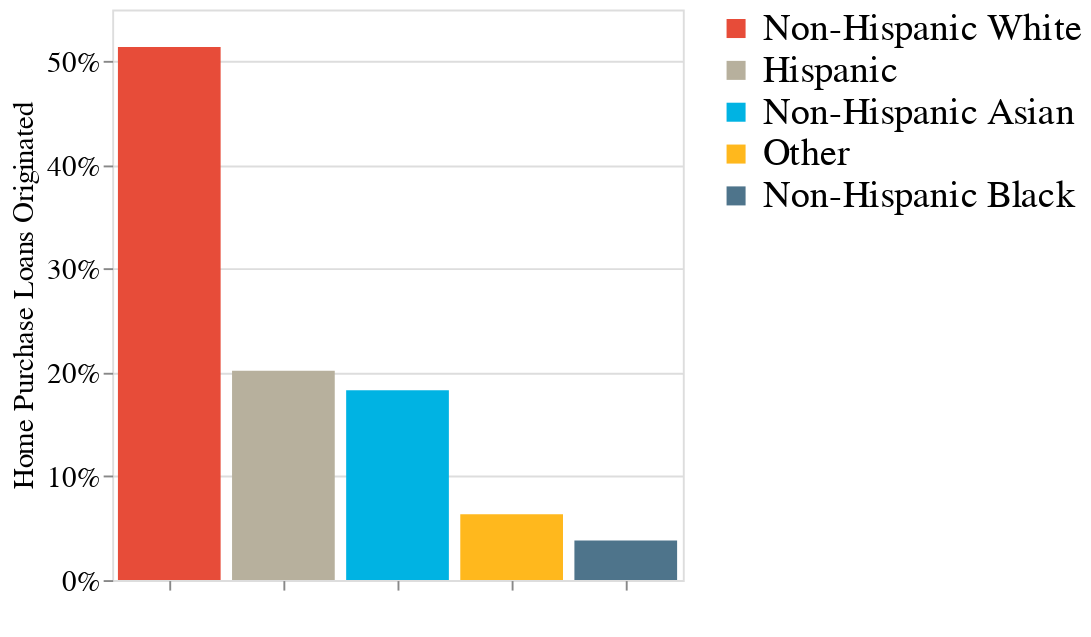

Notebook cell for this chart:
### Code cell
alt.Chart(hmda_chart).mark_bar().encode(
    alt.X('race_cat:O',title=" ",sort=["Non-Hispanic White","Hispanic",
        "Non-Hispanic Asian","Two or More Races","Other","Non-Hispanic Black",
        ],axis=alt.Axis(labels=False)),
    alt.Y('count:Q',title=["Home Purchase Loans Originated"],
          axis=alt.Axis(format='%',values=[0, .10, .20, .30, .40,.50,.60])),
    color=alt.Color('race_cat:O',title="",
scale=alt.Scale(domain=["Non-Hispanic White","Hispanic",
        "Non-Hispanic Asian","Other","Non-Hispanic Black"
        ],
    range=["#E74C39","#B7B09D","#00B3E3","#FFB81D","#4E748B"]))).configure_legend(direction="vertical",
                                labelLimit= 0,titleLimit=0,titleFontSize=18,
labelFontSize=20,labelFont="Georgia",titleFont="Georgia").configure_axis(domain=False,
        labelFont='Georgia',titleFont='Georgia',titleFontWeight="normal",labelFontSize=15,
        titleFontSize=15).properties(width=300)

### Figure 1 — Vega-Lite specification as saved in the notebook (floating-point values rounded to 4 significant figures)
{"$schema": "https://vega.github.io/schema/vega-lite/v4.17.0.json", "config": {"axis": {"domain": false, "labelFont": "Georgia", "labelFontSize": 15, "titleFont": "Georgia", "titleFontSize": 15, "titleFontWeight": "normal"}, "legend": {"direction": "vertical", "labelFont": "Georgia", "labelFontSize": 20, "labelLimit": 0, "titleFont": "Georgia", "titleFontSize": 18, "titleLimit": 0}, "view": {"continuousHeight": 300, "continuousWidth": 400}}, "data": {"name": "data-c004366a47f4b325e9d816ce08a90aec"}, "datasets": {"data-c004366a47f4b325e9d816ce08a90aec": [{"count": 0.5138, "race_cat": "Non-Hispanic White"}, {"count": 0.2018, "race_cat": "Hispanic"}, {"count": 0.1829, "race_cat": "Non-Hispanic Asian"}, {"count": 0.06344, "race_cat": "Other"}, {"count": 0.03808, "race_cat": "Non-Hispanic Black"}]}, "encoding": {"color": {"field": "race_cat", "scale": {"domain": ["Non-Hispanic White", "Hispanic", "Non-Hispanic Asian", "Other", "Non-Hispanic Black"], "range": ["#E74C39", "#B7B09D", "#00B3E3", "#FFB81D", "#4E748B"]}, "title": "", "type": "ordinal"}, "x": {"axis": {"labels": false}, "field": "race_cat", "sort": ["Non-Hispanic White", "Hispanic", "Non-Hispanic Asian", "Two or More Races", "Other", "Non-Hispanic Black"], "title": " ", "type": "ordinal"}, "y": {"axis": {"format": "%", "values": [0, 0.1, 0.2, 0.3, 0.4, 0.5, 0.6]}, "field": "count", "title": ["Home Purchase Loans Originated"], "type": "quantitative"}}, "mark": "bar", "width": 300}
